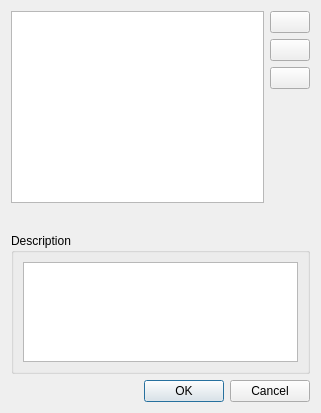
<?xml version="1.0" encoding="UTF-8"?>
<ui version="4.0">
 <class>SelectStyleDlg</class>
 <widget class="QDialog" name="SelectStyleDlg">
  <property name="geometry">
   <rect>
    <x>0</x>
    <y>0</y>
    <width>321</width>
    <height>413</height>
   </rect>
  </property>
  <property name="minimumSize">
   <size>
    <width>242</width>
    <height>0</height>
   </size>
  </property>
  <property name="maximumSize">
   <size>
    <width>16777215</width>
    <height>16777215</height>
   </size>
  </property>
  <property name="windowTitle">
   <string>Styles</string>
  </property>
  <layout class="QVBoxLayout" name="verticalLayout_3">
   <item>
    <layout class="QHBoxLayout" name="horizontalLayout">
     <item>
      <widget class="QListWidget" name="styleList">
       <property name="sizePolicy">
        <sizepolicy hsizetype="Expanding" vsizetype="Preferred">
         <horstretch>0</horstretch>
         <verstretch>0</verstretch>
        </sizepolicy>
       </property>
      </widget>
     </item>
     <item>
      <layout class="QVBoxLayout" name="verticalLayout_2">
       <item>
        <widget class="QPushButton" name="newButton">
         <property name="text">
          <string/>
         </property>
         <property name="icon">
          <iconset resource="pynotebook.qrc">
           <normaloff>:/NoteBook/Resources/plus.png</normaloff>:/NoteBook/Resources/plus.png</iconset>
         </property>
        </widget>
       </item>
       <item>
        <widget class="QPushButton" name="deleteButton">
         <property name="text">
          <string/>
         </property>
         <property name="icon">
          <iconset resource="pynotebook.qrc">
           <normaloff>:/NoteBook/Resources/minus.png</normaloff>:/NoteBook/Resources/minus.png</iconset>
         </property>
        </widget>
       </item>
       <item>
        <widget class="QPushButton" name="editButton">
         <property name="text">
          <string/>
         </property>
         <property name="icon">
          <iconset resource="pynotebook.qrc">
           <normaloff>:/NoteBook/Resources/pencil.png</normaloff>:/NoteBook/Resources/pencil.png</iconset>
         </property>
        </widget>
       </item>
       <item>
        <spacer name="verticalSpacer">
         <property name="orientation">
          <enum>Qt::Vertical</enum>
         </property>
         <property name="sizeHint" stdset="0">
          <size>
           <width>20</width>
           <height>40</height>
          </size>
         </property>
        </spacer>
       </item>
      </layout>
     </item>
    </layout>
   </item>
   <item>
    <spacer name="verticalSpacer_2">
     <property name="orientation">
      <enum>Qt::Vertical</enum>
     </property>
     <property name="sizeHint" stdset="0">
      <size>
       <width>20</width>
       <height>24</height>
      </size>
     </property>
    </spacer>
   </item>
   <item>
    <widget class="QGroupBox" name="groupBox">
     <property name="sizePolicy">
      <sizepolicy hsizetype="Preferred" vsizetype="Maximum">
       <horstretch>0</horstretch>
       <verstretch>0</verstretch>
      </sizepolicy>
     </property>
     <property name="title">
      <string>Description</string>
     </property>
     <layout class="QVBoxLayout" name="verticalLayout">
      <item>
       <widget class="QTextEdit" name="descriptionEdit">
        <property name="sizePolicy">
         <sizepolicy hsizetype="Expanding" vsizetype="Fixed">
          <horstretch>0</horstretch>
          <verstretch>0</verstretch>
         </sizepolicy>
        </property>
        <property name="maximumSize">
         <size>
          <width>16777215</width>
          <height>100</height>
         </size>
        </property>
        <property name="readOnly">
         <bool>true</bool>
        </property>
       </widget>
      </item>
     </layout>
    </widget>
   </item>
   <item>
    <widget class="QDialogButtonBox" name="buttonBox">
     <property name="sizePolicy">
      <sizepolicy hsizetype="Expanding" vsizetype="Fixed">
       <horstretch>0</horstretch>
       <verstretch>0</verstretch>
      </sizepolicy>
     </property>
     <property name="orientation">
      <enum>Qt::Horizontal</enum>
     </property>
     <property name="standardButtons">
      <set>QDialogButtonBox::Cancel|QDialogButtonBox::Ok</set>
     </property>
    </widget>
   </item>
  </layout>
 </widget>
 <resources>
  <include location="pynotebook.qrc"/>
 </resources>
 <connections>
  <connection>
   <sender>buttonBox</sender>
   <signal>accepted()</signal>
   <receiver>SelectStyleDlg</receiver>
   <slot>accept()</slot>
   <hints>
    <hint type="sourcelabel">
     <x>248</x>
     <y>254</y>
    </hint>
    <hint type="destinationlabel">
     <x>157</x>
     <y>274</y>
    </hint>
   </hints>
  </connection>
  <connection>
   <sender>buttonBox</sender>
   <signal>rejected()</signal>
   <receiver>SelectStyleDlg</receiver>
   <slot>reject()</slot>
   <hints>
    <hint type="sourcelabel">
     <x>316</x>
     <y>260</y>
    </hint>
    <hint type="destinationlabel">
     <x>286</x>
     <y>274</y>
    </hint>
   </hints>
  </connection>
 </connections>
</ui>
